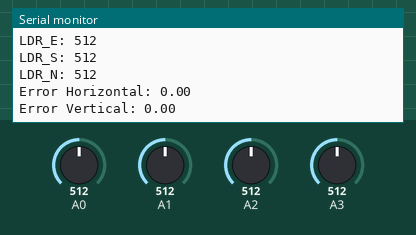
This sketch was run on a simulated Arduino Uno, built with avr-gcc and run on an emulated ATmega328P. On the bench: the last lines printed to the serial monitor. Inputs (shaded band) come from the test bench; at power-on: A0 = 512, A1 = 512, A2 = 512, A3 = 512.

Above: at 1.2 s.
1.3 s: A0 set to 716
At 1.58 s:
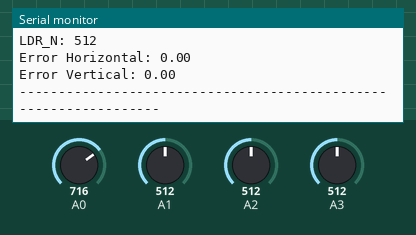
2.8 s: A1 set to 716
At 3.35 s:
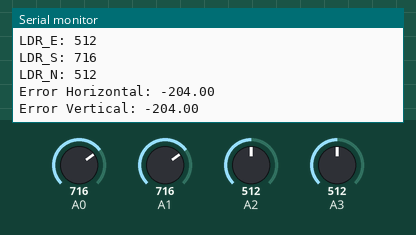
4.3 s: A2 set to 716
At 4.77 s:
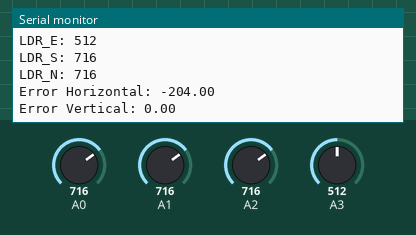
7.3 s: A3 set to 716
At 8.32 s:
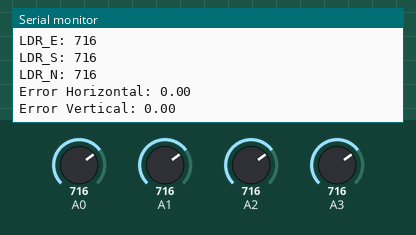
8.8 s: A0 set to 992
At 9.73 s:
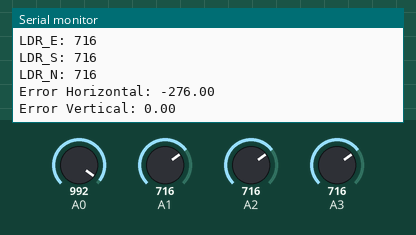
10.3 s: A1 set to 992
At 11.15 s:
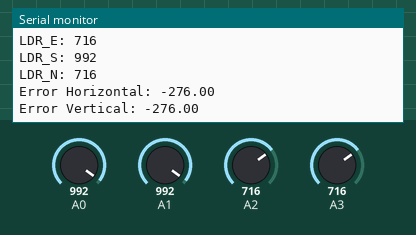
Timing chart, 0 to 12.8 s (numbered marks = the images above; inputs shaded):
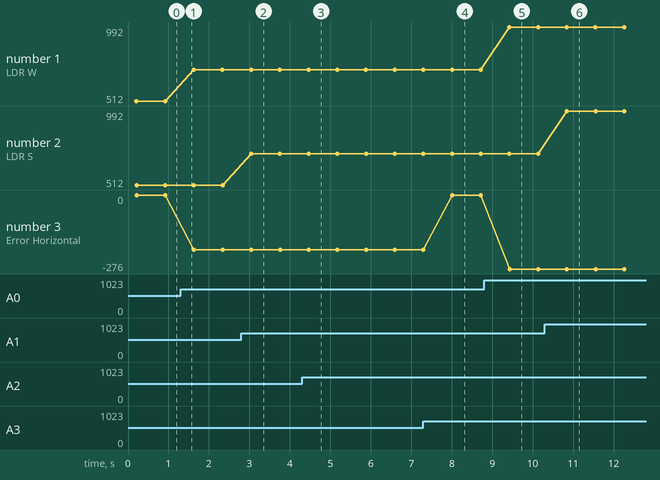

Measured:
- after the input at 2.8 s, the serial monitor: prints a new line after 0.25 s (image 2)
- after the input at 4.3 s, the serial monitor: prints a new line after 0.17 s (image 3)
- after the input at 7.3 s, the serial monitor: prints a new line after 0.71 s (image 4)
- after the input at 8.8 s, the serial monitor: prints a new line after 0.62 s (image 5)
- after the input at 10.3 s, the serial monitor: prints a new line after 0.54 s (image 6)
- plotted number 1: 512 → 716 after the input at 1.3 s, 716 → 992 after the input at 8.8 s
- plotted number 3: 0 → -204 after the input at 1.3 s, 0 → -276 after the input at 8.8 s

The sketch:

LDRS_SUNTRAKER.ino
```cpp
//PRUEBA DE LDRS SEGUIDOR SOLAR

// PINES DE LOS SENSORES LDR
#define ldr_W A0
#define ldr_S A1
#define ldr_N A2
#define ldr_E A3

float error_horizontal = 0, error_vertical = 0;

#define ERROR_MINIMO_X 0  //10
#define ERROR_MINIMO_Z 0  //10

#define NUM_LECTURAS 10


void setup()
{
  Serial.begin(115200);
  Serial.println("Verificacion de sensores LDR...");
}


void loop()
{
  Serial.println("-----------------------------------------------------------------");

  int valor_ldr_W = leerSuavizado(ldr_W);
  int valor_ldr_S = leerSuavizado(ldr_S);
  int valor_ldr_N = leerSuavizado(ldr_N);
  int valor_ldr_E = leerSuavizado(ldr_E);

  Serial.println("Sensores.");
  Serial.print("LDR_W: ");
  Serial.println(valor_ldr_W);
  Serial.print("LDR_E: ");
  Serial.println(valor_ldr_E);
  Serial.print("LDR_S: ");
  Serial.println(valor_ldr_S);
  Serial.print("LDR_N: ");
  Serial.println(valor_ldr_N);

  error_horizontal = valor_ldr_E - valor_ldr_W;  // Error entre Este y Oeste

  error_vertical = valor_ldr_N - valor_ldr_S;  // Error entre Norte y Sur

  Serial.print("Error Horizontal: ");
  Serial.println(error_horizontal);
  Serial.print("Error Vertical: ");
  Serial.println(error_vertical);

  delay(500); // Pausa para evitar saturar el monitor serie
}


int leerSuavizado(int pin) {
    long suma = 0;
    for (int i = 0; i < NUM_LECTURAS; i++) {
        suma += analogRead(pin);
        delay(5); // Pequeña espera entre lecturas
    }
    return suma / NUM_LECTURAS;
}
```
